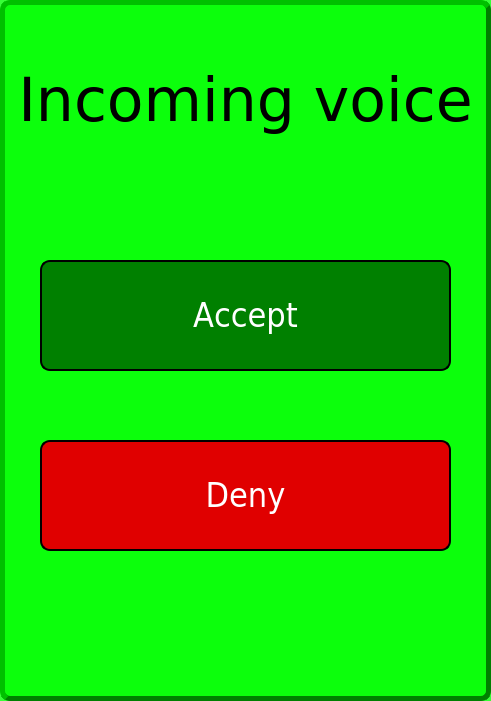
   <widget class="QFrame" name="inComingFrame">
    <property name="enabled">
     <bool>true</bool>
    </property>
    <property name="geometry">
     <rect>
      <x>700</x>
      <y>10</y>
      <width>491</width>
      <height>701</height>
     </rect>
    </property>
    <property name="autoFillBackground">
     <bool>false</bool>
    </property>
    <property name="styleSheet">
     <string notr="true">    background-color: rgba(0, 255, 0,200);
    border-width: 5px;
    border-radius: 10px;
    border-color: green;
   	color: green;
    font:   24px;
    border-style: outset;
    padding: 6px;
</string>
    </property>
    <property name="frameShape">
     <enum>QFrame::StyledPanel</enum>
    </property>
    <property name="frameShadow">
     <enum>QFrame::Raised</enum>
    </property>
    <widget class="QLabel" name="incomingTitleFrame">
     <property name="geometry">
      <rect>
       <x>10</x>
       <y>50</y>
       <width>471</width>
       <height>101</height>
      </rect>
     </property>
     <property name="font">
      <font>
       <family>DejaVu Sans</family>
       <pointsize>-1</pointsize>
       <weight>50</weight>
       <italic>false</italic>
       <bold>false</bold>
      </font>
     </property>
     <property name="styleSheet">
      <string notr="true">color: black;
background: transparent;
font: 60px;
border: 0px;</string>
     </property>
     <property name="lineWidth">
      <number>0</number>
     </property>
     <property name="text">
      <string>Incoming voice</string>
     </property>
     <property name="alignment">
      <set>Qt::AlignCenter</set>
     </property>
    </widget>
    <widget class="QPushButton" name="answerButton">
     <property name="geometry">
      <rect>
       <x>40</x>
       <y>260</y>
       <width>411</width>
       <height>111</height>
      </rect>
     </property>
     <property name="font">
      <font>
       <family>DejaVu Sans Condensed</family>
       <pointsize>-1</pointsize>
       <weight>50</weight>
       <italic>false</italic>
       <bold>false</bold>
       <kerning>false</kerning>
      </font>
     </property>
     <property name="styleSheet">
      <string notr="true">QPushButton#answerButton {
    background-color: green;
    border-style: outset;
    border-width: 2px;
    border-radius: 10px;
    border-color: black;
   color: white;
    font:   34px;
    min-width: 5em;
    padding: 6px;
}
QPushButton#answerButton:pressed {
    background-color: rgb(0,224, 0);
    border-style: inset;
}</string>
     </property>
     <property name="text">
      <string>Accept</string>
     </property>
    </widget>
    <widget class="QPushButton" name="denyButton">
     <property name="geometry">
      <rect>
       <x>40</x>
       <y>440</y>
       <width>411</width>
       <height>111</height>
      </rect>
     </property>
     <property name="font">
      <font>
       <family>DejaVu Sans Condensed</family>
       <pointsize>-1</pointsize>
       <weight>50</weight>
       <italic>false</italic>
       <bold>false</bold>
       <kerning>false</kerning>
      </font>
     </property>
     <property name="styleSheet">
      <string notr="true">QPushButton#denyButton {
    background-color: rgb(224, 0, 0);
    border-style: outset;
    border-width: 2px;
    border-radius: 10px;
    border-color: black;
   color: white;
    font:   34px;
    min-width: 5em;
    padding: 6px;
}
QPushButton#denyButton:pressed {
    background-color: red;
    border-style: inset;
}</string>
     </property>
     <property name="text">
      <string>Deny</string>
     </property>
    </widget>
   </widget>
